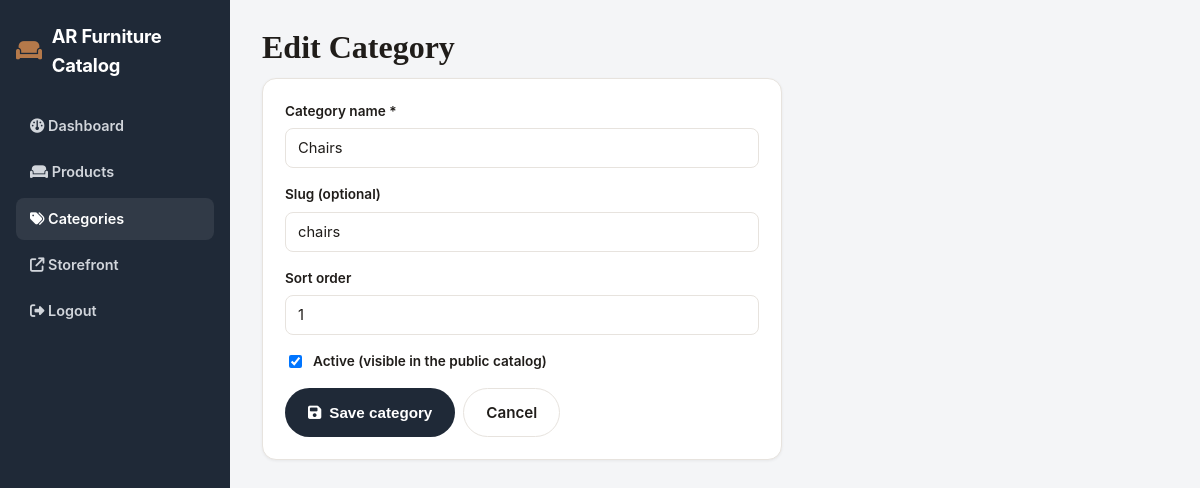
The app's page /admin/category_edit.php?id=1 (signed in) with its own data.
### tables this page shows
CREATE TABLE IF NOT EXISTS `categories` (
  `id` INT UNSIGNED NOT NULL AUTO_INCREMENT,
  `slug` VARCHAR(120) NOT NULL,
  `name` VARCHAR(120) NOT NULL,
  `sort_order` INT NOT NULL DEFAULT 0,
  `is_active` TINYINT(1) NOT NULL DEFAULT 1,
  `created_at` DATETIME NOT NULL DEFAULT CURRENT_TIMESTAMP,
  PRIMARY KEY (`id`),
  UNIQUE KEY `uq_categories_slug` (`slug`)
);

### includes/categories.php (called while the page is built, shortened)
<?php
require_once __DIR__ . '/db.php';
require_once __DIR__ . '/functions.php';
function categories_get_by_id(int $id): ?array
{
    $pdo = get_db();
    $stmt = $pdo->prepare('SELECT * FROM categories WHERE id = :id LIMIT 1');
    $stmt->execute(['id' => $id]);
    $row = $stmt->fetch();
    return $row ?: null;
}

### config/config.php (called while the page is built, shortened)
<?php
$envFile = dirname(__DIR__) . '/.env';
$env = is_file($envFile)
    ? parse_ini_file($envFile, false, INI_SCANNER_RAW)
    : [];
$envValue = static function (string $key, string $default = '') use ($env): string {
    $serverValue = getenv($key);
    if ($serverValue !== false) {
        return (string) $serverValue;
    }
    return isset($env[$key])
        ? (string) $env[$key]
        : $default;
};
return [
    'app' => [
        'name' => $envValue('APP_NAME', 'AR Furniture Catalog'),
        'base_url' => $envValue('APP_BASE_URL'),
        'timezone' => $envValue('APP_TIMEZONE', 'Asia/Kuala_Lumpur'),
        'default_currency' => 'RM',
    ],
    'db' => [
        'host' => $envValue('DB_HOST', 'localhost'),
        'name' => $envValue('DB_NAME', 'ar_furniture'),
        'user' => $envValue('DB_USER', 'root'),
        'pass' => $envValue('DB_PASS'),
        'charset' => 'utf8mb4',
    ],
    'uploads' => [
        'models_dir' => 'models',
        'thumbs_dir' => 'uploads/thumbs',
        'max_model_mb' => max(1, (int) $envValue('MAX_MODEL_MB', '100')),
        'max_image_mb' => max(1, (int) $envValue('MAX_IMAGE_MB', '5')),
        'allowed_model_ext' => ['glb', 'gltf', 'usdz'],
        'allowed_image_ext' => ['jpg', 'jpeg', 'png', 'webp'],
    ],
];

### includes/db.php (called while the page is built, shortened)
<?php
function get_db(): PDO
{
    static $pdo = null;
    $config = require __DIR__ . '/../config/config.php';
    $db = $config['db'];
    $dsn = sprintf(
        'mysql:host=%s;dbname=%s;charset=%s',
        $db['host'],
        $db['name'],
        $db['charset'] ?? 'utf8mb4'
    );
    try {
        $pdo = new PDO($dsn, $db['user'], $db['pass'], [
            PDO::ATTR_ERRMODE            => PDO::ERRMODE_EXCEPTION,
            PDO::ATTR_DEFAULT_FETCH_MODE => PDO::FETCH_ASSOC,
            PDO::ATTR_EMULATE_PREPARES   => false,
        ]);
    } catch (PDOException $e) {
        error_log('[AR Furniture] DB connection failed: ' . $e->getMessage());
        http_response_code(500);
        echo '<!doctype html><html><head><meta charset="utf-8">'
           . '<title>Service unavailable</title></head><body style="font-family:sans-serif;'
           . 'max-width:600px;margin:80px auto;text-align:center;color:#333;">'
           . '<h1>Database unavailable</h1>'
           . '<p>Please check the database configuration and try again shortly.</p>'
           . '</body></html>';
        exit;
    }
    return $pdo;
}

### includes/functions.php (called while the page is built, shortened)
<?php
function app_config(): array
{
    static $config = null;
    if ($config === null) {
        $config = require __DIR__ . '/../config/config.php';
    }
    return $config;
}
function h(?string $value): string
{
    return htmlspecialchars($value ?? '', ENT_QUOTES, 'UTF-8');
}
function base_url(): string
{
    $config = app_config();
    $isHttps = (
        (!empty($_SERVER['HTTPS']) && $_SERVER['HTTPS'] !== 'off') ||
        (($_SERVER['HTTP_X_FORWARDED_PROTO'] ?? '') === 'https') ||
        (($_SERVER['SERVER_PORT'] ?? '') == 443)
    );
    $scheme = $isHttps ? 'https' : 'http';
    $host   = $_SERVER['HTTP_HOST'] ?? 'localhost';
    $scriptDir = str_replace('\\', '/', dirname($_SERVER['SCRIPT_NAME'] ?? ''));
    foreach (['/admin', '/api'] as $sub) {
        if (substr($scriptDir, -strlen($sub)) === $sub) {
            $scriptDir = substr($scriptDir, 0, -strlen($sub));
        }
    }
    $scriptDir = rtrim($scriptDir, '/');
    return $scheme . '://' . $host . $scriptDir;
}
function url(string $path = ''): string
{
    $path = ltrim($path, '/');
    return base_url() . ($path !== '' ? '/' . $path : '');
}

### admin/category_edit.php (the view, shortened to what this page needs)
<?php
require_once __DIR__ . '/../includes/functions.php';
require_once __DIR__ . '/../includes/categories.php';
$id = isset($_GET['id']) ? (int) $_GET['id'] : null;
$existing = $id ? categories_get_by_id($id) : null;
$formData = $existing ?? ['name' => '', 'slug' => '', 'sort_order' => 0, 'is_active' => 1];
require __DIR__ . '/../includes/admin_layout.php';
?>
<div class="admin-card" style="max-width:520px;">
    <form method="post" action="<?= h(url('admin/category_edit.php' . ($existing ? '?id=' . (int) $existing['id'] : ''))) ?>">
        <div class="form-group">
            <label for="name">Category name *</label>
            <input type="text" id="name" name="name" required value="<?= h((string) $formData['name']) ?>">
        </div>
        <div class="form-group">
            <label for="slug">Slug (optional)</label>
            <input type="text" id="slug" name="slug" value="<?= h((string) $formData['slug']) ?>" placeholder="auto-generated from name if left blank">
        </div>
        <div class="form-group">
            <label for="sort_order">Sort order</label>
            <input type="number" id="sort_order" name="sort_order" value="<?= h((string) $formData['sort_order']) ?>">
        </div>
        <div class="form-group">
            <div class="checkbox-row">
                <input type="checkbox" id="is_active" name="is_active" value="1" <?= !empty($formData['is_active']) ? 'checked' : '' ?>>
                <label for="is_active" style="margin:0;">Active (visible in the public catalog)</label>
            </div>
        </div>
        <div class="action-row">
            <button type="submit" class="btn btn-primary"><i class="fa-solid fa-floppy-disk"></i> Save category</button>
            <a href="<?= h(url('admin/categories.php')) ?>" class="btn btn-outline">Cancel</a>
        </div>
    </form>
</div>
<?php require __DIR__ . '/../includes/admin_layout_end.php'; ?>

### css/styles.css (style rules this page uses)
:root { --color-bg: #faf9f7; --color-surface: #ffffff; --color-text: #201d1a; --color-muted: #6b6560; --color-border: #e7e3de; --color-primary: #1f2937; --color-primary-hover: #111827; --color-accent: #b5794a; --color-accent-hover: #9c6539; --color-success: #2f7a4a; --color-danger: #b3261e; --radius: 14px; --radius-sm: 8px; --shadow-sm: 0 1px 3px rgba(20, 16, 10, 0.06); --shadow-md: 0 8px 24px rgba(20, 16, 10, 0.08); --font-body: -apple-system, BlinkMacSystemFont, "Segoe UI", Roboto, Helvetica, Arial, sans-serif; --font-heading: Georgia, "Times New Roman", serif; --container-max: 1200px; }
* { box-sizing: border-box; }
html, body { margin: 0; padding: 0; }
body { background: var(--color-bg); color: var(--color-text); font-family: var(--font-body); line-height: 1.55; -webkit-font-smoothing: antialiased; }
a { color: inherit; text-decoration: none; }
.btn { display: inline-flex; align-items: center; justify-content: center; gap: 8px; padding: 12px 22px; border-radius: 999px; font-weight: 600; font-size: 0.95rem; border: 1px solid transparent; cursor: pointer; transition: transform 0.1s ease, background 0.15s ease, box-shadow 0.15s ease; }
.btn-primary { background: var(--color-primary); color: #fff; }
.btn-outline { background: transparent; border-color: var(--color-border); color: var(--color-text); }
.admin-body { background: #f4f5f7; }
.admin-card { background: #fff; border-radius: var(--radius); border: 1px solid var(--color-border); padding: 22px; box-shadow: var(--shadow-sm); margin-bottom: 22px; }
.form-group { margin-bottom: 16px; }
label { display: block; font-weight: 600; font-size: 0.85rem; margin-bottom: 6px; }
input[type=text], input[type=number], input[type=password], input[type=file], select, textarea { width: 100%; padding: 10px 12px; border: 1px solid var(--color-border); border-radius: var(--radius-sm); font-size: 0.92rem; font-family: inherit; background: #fff; color: var(--color-text); }
.checkbox-row { display: flex; align-items: center; gap: 8px; }
.checkbox-row input { width: auto; }
.action-row { display: flex; gap: 8px; flex-wrap: wrap; }

### records on screen
categories: name "Chairs", slug "chairs", sort_order "1", is_active "☑"

### other values on screen
$config['app']['name'] "AR Furniture Catalog"
$pageTitle "Edit Category"
